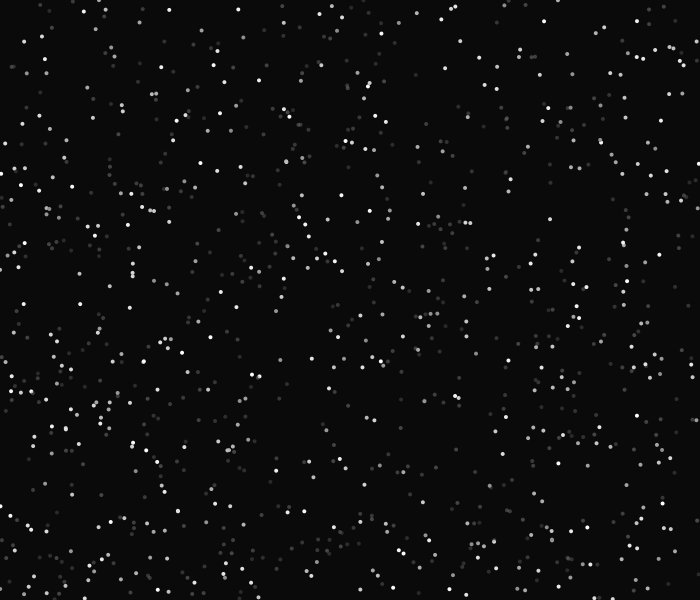
Frame 1 (no input)
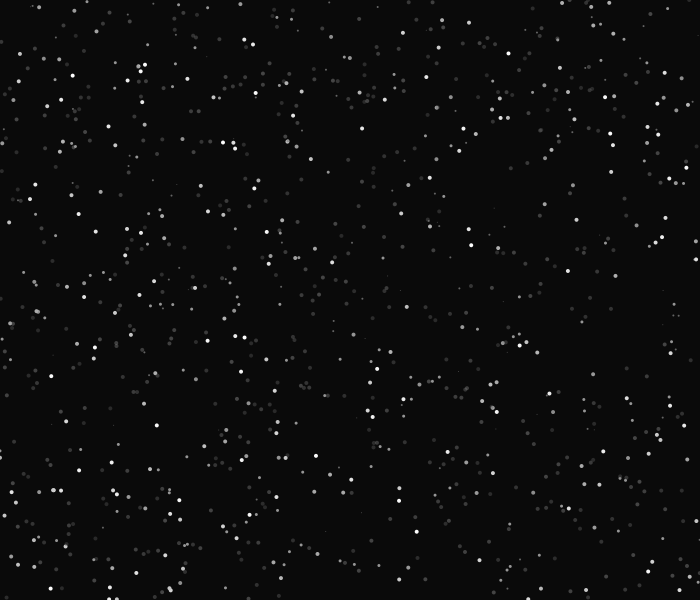
Frame 60 (the mouse pressed at the canvas centre just before this capture)
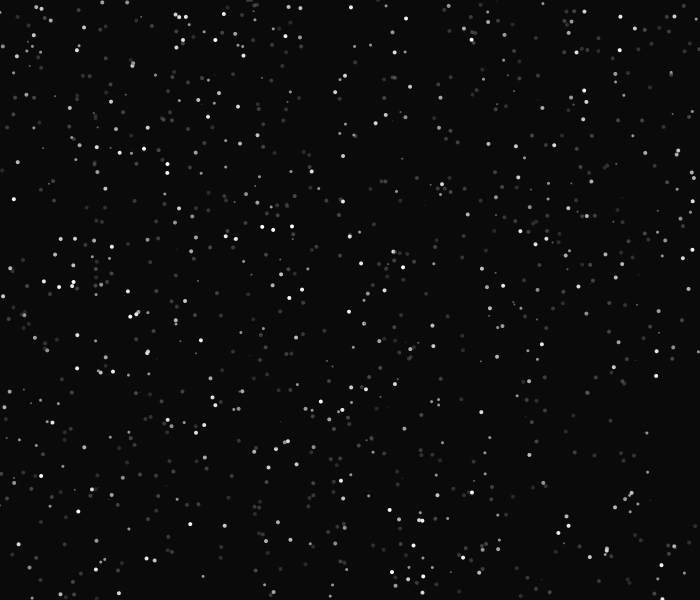
Frame 120 (the mouse held since frame 60 and released just before this capture)

The Processing sketch that drew these frames (run headless with seeded random() and noise(); from frame 60 on, the mouse is pressed at the canvas centre):

// Processing sketch: processing_98064
// ── processing_98064.pde

int numberBalls = 500;
int numberSnow = 700;
Ball[] myBalls = new Ball[numberBalls];
Ball[] backsnow = new Ball[numberSnow];
void setup()
{
  size(700, 600);
  smooth();
  noStroke();
 for(int i = 0; i<numberSnow; i++)
{ 
  backsnow[i] = new Ball();
   backsnow[i].myDiameter = 4;
   backsnow[i].posX = random(0, width);
   backsnow[i].posY = random(0, height);
   backsnow[i].speedX = random(0, .7);
   backsnow[i].speedY = random(2, 3);
   backsnow[i].r = random(80, 150);
 }

 for(int i =0; i<numberBalls; i++)
 {
   myBalls[i] = new Ball();
   myBalls[i].myDiameter = 4;
   myBalls[i].posX = random(0, width);
   myBalls[i].posY = random(0, height);
   myBalls[i].speedX = random(0, 4);
   myBalls[i].speedY = random(1, 3);
   myBalls[i].r = random(140, 255);
   myBalls[i].a = 300;
 }
}
void draw()
{
  background(10);
  for(int i =0; i<numberBalls; i++)
 {

   myBalls[i].update();
   backsnow[i].update();
 }
}

class Ball 
{

  int myDiameter = 10;
  float r = 255;
  float g = 255;
  float b = 255;
  float a = 110;
  float posX = 250; 
  float posY = 250;
  float speedX = 5; 
  float speedY = 2;
  void update()
  {

  fill(r, a);
  ellipse(posX, posY, myDiameter, myDiameter);
  posX+= speedX;
  posY+= speedY;
  if(posX > width)
  posX = 0;
  if(posX < 0)
  posX= width;
  if(posY > height)
  posY = 0;
  if(posY < 0)
  posY = height;
  if(speedY < 2)
  {

  myDiameter = 3;
  r = 150;
  }

  if(speedY < 1.5)
  {

  myDiameter = 2;
  r = 100;
  }

  if(speedY < 1.2)
  {

  myDiameter = 1;
  r = 80;
  }
 }
}
